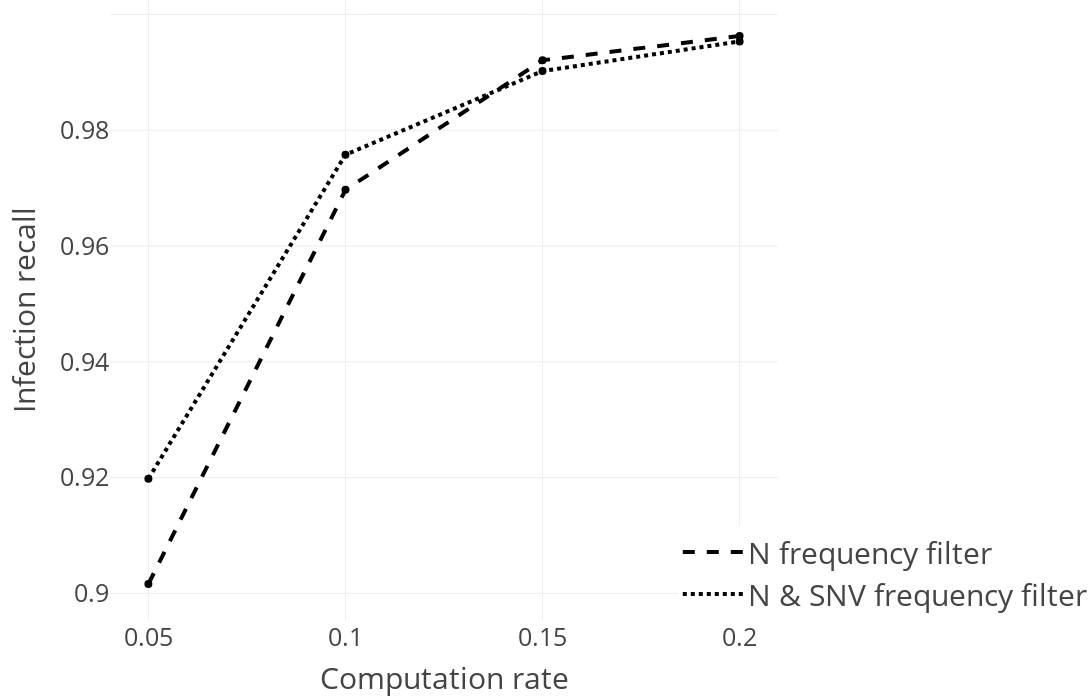

This figure's notebook cell:
### Markdown cell above
### Infection recall for different filters and computation rates using depth search

### Code cell
sub_fig = get_computation_rate_plot("infection_detection_rate", depth_search_evaluation, "Infection recall", dict(
            x=0.85,
            y=0,
            itemwidth=60,
            xanchor="left",
            yanchor="bottom",
            font=dict(size=30),
        ))

sub_fig.show()

### Figure 1 — Plotly figure (JSON) as saved in the notebook; plotly's stock layout.template omitted (floating-point values rounded to 4 significant figures)
{"data": [{"line": {"color": "black", "dash": "dash", "width": 4}, "mode": "lines", "name": "N frequency filter", "type": "scatter", "x": [0.05, 0.1, 0.15, 0.2], "y": [0.9016, 0.9697, 0.9921, 0.9963]}, {"marker": {"color": "black", "size": 8, "symbol": "circle"}, "mode": "markers", "showlegend": false, "text": "", "type": "scatter", "x": [0.05], "y": [0.9016]}, {"marker": {"color": "black", "size": 8, "symbol": "circle"}, "mode": "markers", "showlegend": false, "text": "", "type": "scatter", "x": [0.1], "y": [0.9697]}, {"marker": {"color": "black", "size": 8, "symbol": "circle"}, "mode": "markers", "showlegend": false, "text": "", "type": "scatter", "x": [0.15], "y": [0.9921]}, {"marker": {"color": "black", "size": 8, "symbol": "circle"}, "mode": "markers", "showlegend": false, "text": "", "type": "scatter", "x": [0.2], "y": [0.9963]}, {"line": {"color": "black", "dash": "dot", "width": 4}, "mode": "lines", "name": "N & SNV frequency filter", "type": "scatter", "x": [0.05, 0.1, 0.15, 0.2], "y": [0.9198, 0.9758, 0.9902, 0.9953]}, {"marker": {"color": "black", "size": 8, "symbol": "circle"}, "mode": "markers", "showlegend": false, "text": "", "type": "scatter", "x": [0.05], "y": [0.9198]}, {"marker": {"color": "black", "size": 8, "symbol": "circle"}, "mode": "markers", "showlegend": false, "text": "", "type": "scatter", "x": [0.1], "y": [0.9758]}, {"marker": {"color": "black", "size": 8, "symbol": "circle"}, "mode": "markers", "showlegend": false, "text": "", "type": "scatter", "x": [0.15], "y": [0.9902]}, {"marker": {"color": "black", "size": 8, "symbol": "circle"}, "mode": "markers", "showlegend": false, "text": "", "type": "scatter", "x": [0.2], "y": [0.9953]}], "layout": {"font": {"size": 25}, "height": 700, "legend": {"font": {"size": 30}, "itemwidth": 60, "x": 0.85, "xanchor": "left", "y": 0, "yanchor": "bottom"}, "margin": {"b": 80, "l": 110, "r": 0, "t": 0}, "width": 1200, "xaxis": {"autorange": true, "range": [0.04043, 0.2096], "tickmode": "array", "tickvals": [0.05, 0.1, 0.15, 0.2], "title": {"text": "Computation rate"}, "type": "linear"}, "yaxis": {"autorange": true, "range": [0.8954, 1.002], "title": {"text": "Infection recall"}, "type": "linear"}}}
